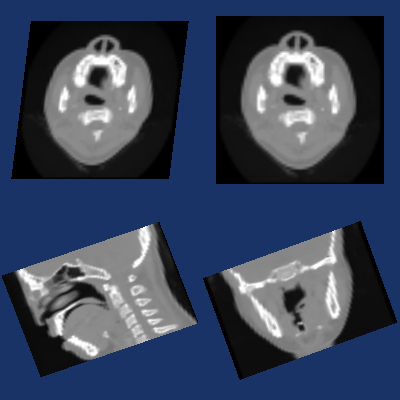

The Python source for this figure:
#!/usr/bin/env python

# Test oriented 3D images with vtkImageSliceMapper using a rotated Direction matrix.

import vtkmodules.vtkInteractionStyle  # noqa: F401
import vtkmodules.vtkRenderingOpenGL2  # noqa: F401

import os

from vtkmodules.vtkCommonMath import vtkMatrix4x4
from vtkmodules.vtkCommonTransforms import vtkTransform
from vtkmodules.vtkIOImage import vtkImageReader2
from vtkmodules.vtkInteractionStyle import vtkInteractorStyleImage
from vtkmodules.vtkRenderingCore import (
    vtkImageSlice,
    vtkImageSliceMapper,
    vtkRenderWindow,
    vtkRenderWindowInteractor,
    vtkRenderer,
)

data_dir = os.environ.get("VPE_DATA_DIR", os.path.dirname(os.path.abspath(__file__)))

# Compute a direction matrix for testing
trans = vtkTransform()
trans.RotateY(20)
trans.RotateX(20)

mat = vtkMatrix4x4()
mat.DeepCopy(trans.GetMatrix())

direction = [
    mat.GetElement(0, 0), mat.GetElement(0, 1), mat.GetElement(0, 2),
    mat.GetElement(1, 0), mat.GetElement(1, 1), mat.GetElement(1, 2),
    mat.GetElement(2, 0), mat.GetElement(2, 1), mat.GetElement(2, 2),
]

# Read headsq data with custom direction
reader = vtkImageReader2()
reader.SetDataByteOrderToLittleEndian()
reader.SetDataExtent(0, 63, 0, 63, 1, 93)
reader.SetDataSpacing(3.2, 3.2, 1.5)
reader.SetDataOrigin(2.5, -13.6, 2.8)
reader.SetDataDirection(direction)
reader.SetFilePrefix(os.path.join(data_dir, "headsq", "quarter"))
reader.Update()

# Viewport 0: orientation X
image_mapper_0 = vtkImageSliceMapper()
image_mapper_0.SetInputConnection(reader.GetOutputPort())
image_mapper_0.SliceAtFocalPointOn()
image_mapper_0.SetOrientation(0)

image_0 = vtkImageSlice()
image_0.SetMapper(image_mapper_0)
image_0.GetProperty().SetColorWindow(2000)
image_0.GetProperty().SetColorLevel(1000)

# Viewport 1: orientation Y
image_mapper_1 = vtkImageSliceMapper()
image_mapper_1.SetInputConnection(reader.GetOutputPort())
image_mapper_1.SliceAtFocalPointOn()
image_mapper_1.SetOrientation(1)

image_1 = vtkImageSlice()
image_1.SetMapper(image_mapper_1)
image_1.GetProperty().SetColorWindow(2000)
image_1.GetProperty().SetColorLevel(1000)

# Viewport 2: orientation Z
image_mapper_2 = vtkImageSliceMapper()
image_mapper_2.SetInputConnection(reader.GetOutputPort())
image_mapper_2.SliceAtFocalPointOn()
image_mapper_2.SetOrientation(2)

image_2 = vtkImageSlice()
image_2.SetMapper(image_mapper_2)
image_2.GetProperty().SetColorWindow(2000)
image_2.GetProperty().SetColorLevel(1000)

# Viewport 3: default orientation (Z), oblique view
image_mapper_3 = vtkImageSliceMapper()
image_mapper_3.SetInputConnection(reader.GetOutputPort())
image_mapper_3.SliceAtFocalPointOn()

image_3 = vtkImageSlice()
image_3.SetMapper(image_mapper_3)
image_3.GetProperty().SetColorWindow(2000)
image_3.GetProperty().SetColorLevel(1000)

# Renderers
renderer_0 = vtkRenderer()
renderer_0.SetBackground(0.1, 0.2, 0.4)
renderer_0.SetViewport(0.0, 0.0, 0.5, 0.5)
renderer_0.AddViewProp(image_0)

renderer_1 = vtkRenderer()
renderer_1.SetBackground(0.1, 0.2, 0.4)
renderer_1.SetViewport(0.5, 0.0, 1.0, 0.5)
renderer_1.AddViewProp(image_1)

renderer_2 = vtkRenderer()
renderer_2.SetBackground(0.1, 0.2, 0.4)
renderer_2.SetViewport(0.0, 0.5, 0.5, 1.0)
renderer_2.AddViewProp(image_2)

renderer_3 = vtkRenderer()
renderer_3.SetBackground(0.1, 0.2, 0.4)
renderer_3.SetViewport(0.5, 0.5, 1.0, 1.0)
renderer_3.AddViewProp(image_3)

# Render window
render_window = vtkRenderWindow()
render_window.SetSize(400, 400)
render_window.AddRenderer(renderer_0)
render_window.AddRenderer(renderer_1)
render_window.AddRenderer(renderer_2)
render_window.AddRenderer(renderer_3)
render_window.SetWindowName("slice mapper rotate3d")

# Scene
bounds_0 = image_mapper_0.GetBounds()
point_0 = [0.5 * (bounds_0[0] + bounds_0[1]), 0.5 * (bounds_0[2] + bounds_0[3]), 0.5 * (bounds_0[4] + bounds_0[5])]
camera_0 = renderer_0.GetActiveCamera()
camera_0.SetFocalPoint(point_0)
point_0[image_mapper_0.GetOrientation()] += 500.0
camera_0.SetPosition(point_0)
camera_0.ParallelProjectionOn()
camera_0.SetParallelScale(120.0)
camera_0.SetViewUp(0.0, 0.0, -1.0)

bounds_1 = image_mapper_1.GetBounds()
point_1 = [0.5 * (bounds_1[0] + bounds_1[1]), 0.5 * (bounds_1[2] + bounds_1[3]), 0.5 * (bounds_1[4] + bounds_1[5])]
camera_1 = renderer_1.GetActiveCamera()
camera_1.SetFocalPoint(point_1)
point_1[image_mapper_1.GetOrientation()] += 500.0
camera_1.SetPosition(point_1)
camera_1.ParallelProjectionOn()
camera_1.SetParallelScale(120.0)
camera_1.SetViewUp(0.0, 0.0, -1.0)

bounds_2 = image_mapper_2.GetBounds()
point_2 = [0.5 * (bounds_2[0] + bounds_2[1]), 0.5 * (bounds_2[2] + bounds_2[3]), 0.5 * (bounds_2[4] + bounds_2[5])]
camera_2 = renderer_2.GetActiveCamera()
camera_2.SetFocalPoint(point_2)
point_2[image_mapper_2.GetOrientation()] += 500.0
camera_2.SetPosition(point_2)
camera_2.ParallelProjectionOn()
camera_2.SetParallelScale(120.0)

bounds_3 = image_mapper_3.GetBounds()
point_3 = [0.5 * (bounds_3[0] + bounds_3[1]), 0.5 * (bounds_3[2] + bounds_3[3]), 0.5 * (bounds_3[4] + bounds_3[5])]
camera_3 = renderer_3.GetActiveCamera()
camera_3.SetFocalPoint(point_3)
point_3[image_mapper_3.GetOrientation()] += 500.0
camera_3.SetPosition(point_3)
camera_3.ParallelProjectionOn()
camera_3.SetParallelScale(120.0)
camera_3.Azimuth(20)
camera_3.Elevation(-20)

# Interactor
style = vtkInteractorStyleImage()
interactor = vtkRenderWindowInteractor()
interactor.SetRenderWindow(render_window)
interactor.SetInteractorStyle(style)

interactor.Initialize()
interactor.Start()
